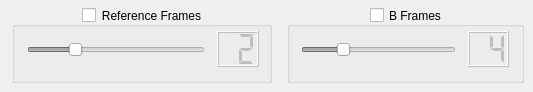
        <widget class="QWidget" name="Fames265Tab">
         <attribute name="title">
          <string>Frames</string>
         </attribute>
         <widget class="QGroupBox" name="RefFrames265GB">
          <property name="geometry">
           <rect>
            <x>12</x>
            <y>7</y>
            <width>260</width>
            <height>76</height>
           </rect>
          </property>
          <property name="toolTip">
           <string>Enables/disables reference frames manual specification.</string>
          </property>
          <property name="title">
           <string>Reference Frames</string>
          </property>
          <property name="alignment">
           <set>Qt::AlignCenter</set>
          </property>
          <property name="checkable">
           <bool>true</bool>
          </property>
          <property name="checked">
           <bool>false</bool>
          </property>
          <widget class="QSlider" name="Reference265Sldr">
           <property name="geometry">
            <rect>
             <x>15</x>
             <y>31</y>
             <width>178</width>
             <height>24</height>
            </rect>
           </property>
           <property name="toolTip">
            <string>Adjusts the number of reference frames.</string>
           </property>
           <property name="maximum">
            <number>8</number>
           </property>
           <property name="value">
            <number>2</number>
           </property>
           <property name="orientation">
            <enum>Qt::Horizontal</enum>
           </property>
          </widget>
          <widget class="QLCDNumber" name="Reference265LED">
           <property name="geometry">
            <rect>
             <x>205</x>
             <y>24</y>
             <width>42</width>
             <height>36</height>
            </rect>
           </property>
           <property name="digitCount">
            <number>2</number>
           </property>
           <property name="mode">
            <enum>QLCDNumber::Dec</enum>
           </property>
           <property name="segmentStyle">
            <enum>QLCDNumber::Flat</enum>
           </property>
           <property name="value" stdset="0">
            <double>2.000000000000000</double>
           </property>
          </widget>
         </widget>
         <widget class="QGroupBox" name="BFrames265GB">
          <property name="geometry">
           <rect>
            <x>287</x>
            <y>7</y>
            <width>237</width>
            <height>76</height>
           </rect>
          </property>
          <property name="toolTip">
           <string>Enables/disables manual b-frames specification</string>
          </property>
          <property name="title">
           <string>B Frames</string>
          </property>
          <property name="alignment">
           <set>Qt::AlignCenter</set>
          </property>
          <property name="checkable">
           <bool>true</bool>
          </property>
          <property name="checked">
           <bool>false</bool>
          </property>
          <widget class="QSlider" name="BFrame265Sldr">
           <property name="geometry">
            <rect>
             <x>14</x>
             <y>31</y>
             <width>155</width>
             <height>24</height>
            </rect>
           </property>
           <property name="toolTip">
            <string>Adjusts the number of b-frames to use.</string>
           </property>
           <property name="maximum">
            <number>16</number>
           </property>
           <property name="value">
            <number>4</number>
           </property>
           <property name="orientation">
            <enum>Qt::Horizontal</enum>
           </property>
          </widget>
          <widget class="QLCDNumber" name="Bframe265LED">
           <property name="geometry">
            <rect>
             <x>181</x>
             <y>24</y>
             <width>41</width>
             <height>36</height>
            </rect>
           </property>
           <property name="digitCount">
            <number>2</number>
           </property>
           <property name="mode">
            <enum>QLCDNumber::Dec</enum>
           </property>
           <property name="segmentStyle">
            <enum>QLCDNumber::Flat</enum>
           </property>
           <property name="value" stdset="0">
            <double>4.000000000000000</double>
           </property>
          </widget>
         </widget>
        </widget>
